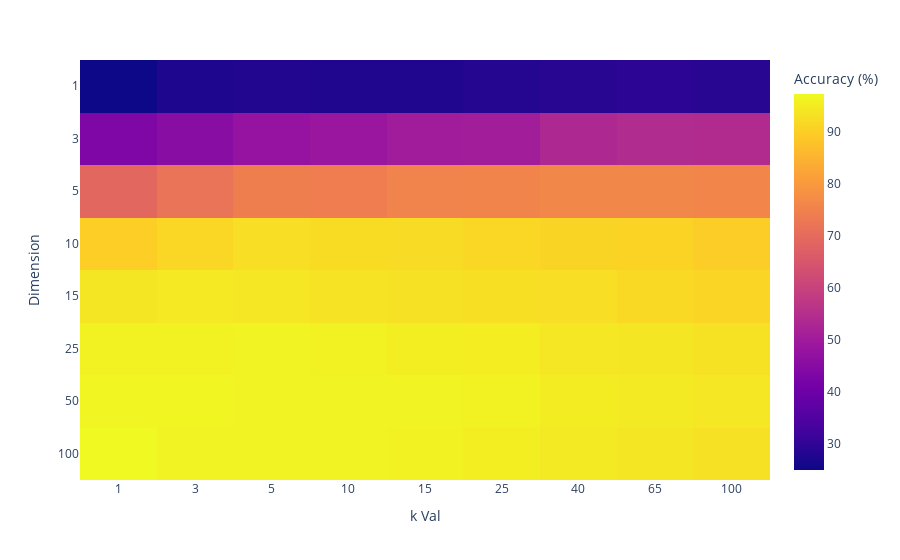

The code cell stored with this chart in its notebook:
### Code cell
fig = px.imshow(
    df_for_k_vals.T,
    aspect="auto",
    labels=dict(x="k Val", y="Dimension", color="Accuracy (%)"),
    x=df_for_k_vals.T.columns.astype(str),
    y=df_for_k_vals.T.index.astype(str),
)
fig.show()

### Figure 1 — Plotly figure (JSON) as saved in the notebook; plotly's stock layout.template omitted (floating-point values rounded to 4 significant figures)
{"data": [{"coloraxis": "coloraxis", "hovertemplate": "k Val: %{x}<br>Dimension: %{y}<br>Accuracy (%): %{z}<extra></extra>", "name": "0", "type": "heatmap", "x": ["1", "3", "5", "10", "15", "25", "40", "65", "100"], "xaxis": "x", "y": ["1", "3", "5", "10", "15", "25", "50", "100"], "yaxis": "y", "z": [[24.9, 27.3, 27.8, 27.6, 27.6, 28.3, 28.7, 29.4, 28.7], [43.2, 45.2, 47.7, 48.7, 50.2, 50.6, 53.3, 54.2, 54.1], [69.1, 71.9, 74.3, 74.1, 75.5, 75.6, 76.1, 76.1, 76], [90, 91.3, 92.6, 92.4, 92.2, 91.4, 90.9, 90.8, 89.8], [94.1, 94.6, 94.2, 93.5, 93.2, 93, 92.6, 91.9, 91.1], [96.1, 95.9, 96.2, 95.9, 95.4, 95.3, 94.2, 94, 93.4], [96.7, 96.7, 96.2, 96.4, 96.2, 96, 95.1, 94.7, 94.3], [97.3, 96.3, 96.3, 96.4, 96.1, 95.4, 94.8, 94.1, 93.2]]}], "layout": {"coloraxis": {"colorbar": {"title": {"text": "Accuracy (%)"}}, "colorscale": [[0, "#0d0887"], [0.1111, "#46039f"], [0.2222, "#7201a8"], [0.3333, "#9c179e"], [0.4444, "#bd3786"], [0.5556, "#d8576b"], [0.6667, "#ed7953"], [0.7778, "#fb9f3a"], [0.8889, "#fdca26"], [1, "#f0f921"]]}, "margin": {"t": 60}, "xaxis": {"anchor": "y", "domain": [0, 1], "title": {"text": "k Val"}}, "yaxis": {"anchor": "x", "autorange": "reversed", "domain": [0, 1], "title": {"text": "Dimension"}}}}
